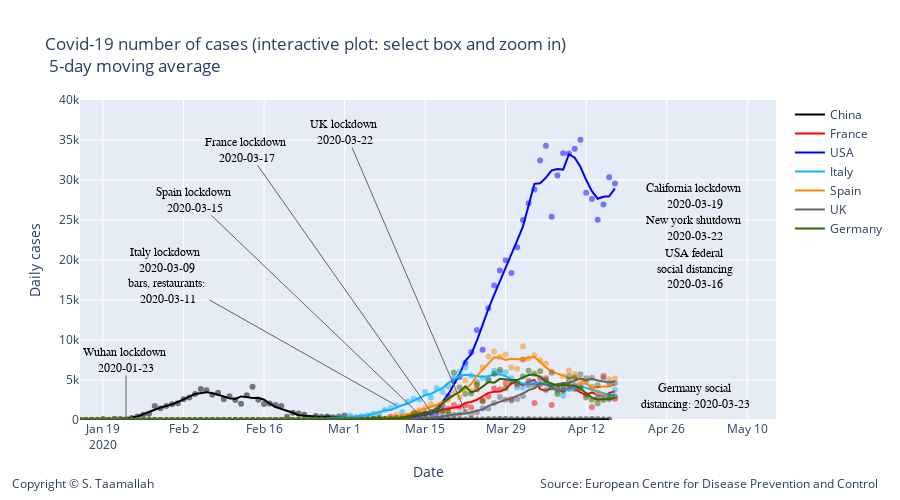

This figure's notebook cell:
### Code cell
degree = 1
#smooth_italy = smoothTriangle(df_italy['deaths'],degree)

smooth_china = smoothTriangle(df_china['cases'], degree)
smooth_france = smoothTriangle(df_france['cases'], degree)
smooth_italy = smoothTriangle(df_italy['cases'],degree)
smooth_usa = smoothTriangle(df_usa['cases'],degree)
smooth_uk = smoothTriangle(df_uk['cases'],degree)
smooth_germany = smoothTriangle(df_germany['cases'],degree)
smooth_spain = smoothTriangle(df_spain['cases'],degree)
smooth_korea = smoothTriangle(df_korea['cases'],degree)
smooth_netherlands = smoothTriangle(df_netherlands['cases'],degree)
smooth_belgium = smoothTriangle(df_belgium['cases'],degree)


smooth_china = smooth_3day(df_china['cases'])
smooth_france = smooth_3day(df_france['cases'])
smooth_italy = smooth_3day(df_italy['cases'])
smooth_usa = smooth_3day(df_usa['cases'])
smooth_uk = smooth_3day(df_uk['cases'])
smooth_germany = smooth_3day(df_germany['cases'])
smooth_spain = smooth_3day(df_spain['cases'])
smooth_korea = smooth_3day(df_korea['cases'])
smooth_netherlands = smooth_3day(df_netherlands['cases'])
smooth_belgium = smooth_3day(df_belgium['cases'])

smooth_china = smooth_5day(df_china['cases'])
smooth_france = smooth_5day(df_france['cases'])
smooth_italy = smooth_5day(df_italy['cases'])
smooth_usa = smooth_5day(df_usa['cases'])
smooth_uk = smooth_5day(df_uk['cases'])
smooth_germany = smooth_5day(df_germany['cases'])
smooth_spain = smooth_5day(df_spain['cases'])
smooth_korea = smooth_5day(df_korea['cases'])
smooth_netherlands = smooth_5day(df_netherlands['cases'])
smooth_belgium = smooth_5day(df_belgium['cases'])



# Add traces
trace1 = go.Scatter(
        x=df_china.index, 
        y=df_china['cases'],
        mode='markers',
        name='China daily cases',
        line_color='rgba(0, 0, 0, .5)',
        showlegend=False,
)

trace11 = go.Scatter(
        x=df_china.index, 
        y=smooth_china,
        mode='lines',
        name='China',
        line_color='rgba(0, 0, 0, 1)',
)


trace2 = go.Scatter(
        x=df_france.index, 
        y=df_france['cases'],
        mode='markers',
        name='France',
        line_color='rgba(256, 0, 0, .5)',
        showlegend=False,
)

trace22 = go.Scatter(
        x=df_france.index, 
        y=smooth_france,
        mode='lines',
        name='France',
        line_color='rgba(256, 0, 0, 1)',
)


trace3 = go.Scatter(
        x=df_usa.index, 
        y=df_usa['cases'],
        mode='markers',
        name='USA',
        line_color='rgba(0, 0, 255, .5)',
    showlegend=False,
)

trace33 = go.Scatter(
        x=df_usa.index, 
        y=smooth_usa,
        mode='lines',
        name='USA',
        line_color='rgba(0, 0, 255, 1)',
)
    
    
trace4 = go.Scatter(
        x=df_italy.index, 
        y=df_italy['cases'],
        mode='markers',
        name='Italy',
        line_color='rgba(14, 180, 252, .5)',
    showlegend=False,
)

trace44 = go.Scatter(
        x=df_italy.index, 
        y=smooth_italy,
        mode='lines',
        name='Italy',
        line_color='rgba(14, 180, 252, 1)',
)

trace5 = go.Scatter(
        x=df_spain.index, 
        y=df_spain['cases'],
        mode='markers',
        name='Spain',
        line_color='rgba(255, 137, 0, .5)',
    showlegend=False,
)

trace55 = go.Scatter(
        x=df_spain.index, 
        y=smooth_spain,
        mode='lines',
        name='Spain',
        line_color='rgba(255, 137, 0, 1)',
)


trace6 = go.Scatter(
        x=df_uk.index, 
        y=df_uk['cases'],
        mode='markers',
        name='UK',
        line_color='rgba(100, 100, 100, .5)',
    showlegend=False
)

trace66 = go.Scatter(
        x=df_uk.index, 
        y=smooth_uk,
        mode='lines',
        name='UK',
        line_color='rgba(100, 100, 100, 1)',
)

trace7 = go.Scatter(
        x=df_germany.index, 
        y=df_germany['cases'],
        mode='markers',
        name='Germany',
        line_color='rgba(51, 102, 0, .5)',
    showlegend=False,
)

trace77 = go.Scatter(
        x=df_germany.index, 
        y=smooth_germany,
        mode='lines',
        name='Germany',
        line_color='rgba(51, 102, 0, 1)',
)


data = [trace1,trace11, trace2, trace22, trace3, trace33, trace4, trace44, trace5, trace55, trace6, trace66, trace7, trace77]

layout = go.Layout(
    title="Covid-19 number of cases (interactive plot: select box and zoom in) <br> 5-day moving average",
    width=900,
    height=500,
    
    # Top left
    xaxis=dict(
        title='Date',
        range=['2020-01-15', '2020-05-15'],
    ),
    yaxis=dict(
        title='Daily cases',
        #type='log',
        range=[0,40000],
        anchor='x'
    ),
    
      annotations=[
        dict(
            x=1.15,
            y=-0.23,
            showarrow=False,
            text='Source: European Centre for Disease Prevention and Control',
            xref='paper',
            yref='paper'
        ),
        
        dict(
            x=-0.1,
            y=-0.23,
            showarrow=False,
            text='Copyright © S. Taamallah ',
            xref='paper',
            yref='paper'
        )
    ],
    
)



fig = go.Figure(data=data, layout=layout)



fig.add_annotation(
        x='2020-01-23',
        y=20,
        xref="x",
        yref="y",
        text="Wuhan lockdown <br> 2020-01-23 ",
        showarrow=True,
        font=dict(
            family="Courier New, monospace",
            size=12,
            color="black"
            ),
        align="center",
        arrowhead=0,
        arrowsize=1,
        arrowwidth=1,
        arrowcolor="#636363",
        ax=0,
        ay=-60,
        #bordercolor="#c7c7c7",
        #borderwidth=2,
        #borderpad=4,
        #bgcolor="#ff7f0e",
        #opacity=0.8
        )


fig.add_annotation(
        x='2020-03-10',
        y=1800,
        xref="x",
        yref="y",
        text="Italy lockdown <br> 2020-03-09 <br> bars, restaurants: <br> 2020-03-11",
        showarrow=True,
        font=dict(
            family="Courier New, monospace",
            size=12,
            color="black"
            ),
        align="center",
        arrowhead=0,
        arrowsize=1,
        arrowwidth=1,
        arrowcolor="#636363",
        ax=-230,
        ay=-130,
        #bordercolor="#c7c7c7",
        #borderwidth=2,
        #borderpad=4,
        #bgcolor="#ff7f0e",
        #opacity=0.8
        )


fig.add_annotation(
            x='2020-03-17',
            y=30,
            text="France lockdown <br> 2020-03-17 ",
            showarrow=True,
            font=dict(
            family="Courier New, monospace",
            size=12,
            color="black",
            ),
        align="center",
        arrowhead=0,
        arrowsize=1,
        arrowwidth=1,
        arrowcolor="#636363",
        ax=-190,
        ay=-270,
)


fig.add_annotation(
            x='2020-03-15',
            y=20,
            text="Spain lockdown <br> 2020-03-15 ",
            showarrow=True,
            font=dict(
            family="Courier New, monospace",
            size=12,
            color="black",
            ),
        align="center",
        arrowhead=0,
        arrowsize=1,
        arrowwidth=1,
        arrowcolor="#636363",
        ax=-230,
        ay=-220,
)


fig.add_annotation(
            x='2020-03-22',
            y=1000,
            text="UK lockdown <br> 2020-03-22 ",
            showarrow=True,
            font=dict(
            family="Courier New, monospace",
            size=12,
            color="black",
            ),
        align="center",
        arrowhead=0,
        arrowsize=1,
        arrowwidth=1,
        arrowcolor="#636363",
        ax=-120,
        ay=-280,
)

fig.add_annotation(
            x='2020-05-01',
            y=3000,
            text="Germany social <br> distancing: 2020-03-23 ",
            showarrow=False,
            font=dict(
            family="Courier New, monospace",
            size=12,
            color="black",
            ),
        align="center",
        arrowhead=0,
        arrowsize=1,
        arrowwidth=1,
        arrowcolor="#636363",
        ax=600,
        ay=-60,
)

fig.add_annotation(
            x='2020-05-01',
            y=19000,
            text="USA federal <br> social distancing <br> 2020-03-16 ",
            showarrow=False,
            font=dict(
            family="Courier New, monospace",
            size=12,
            color="black",
            ),
        align="center",
        arrowhead=0,
        arrowsize=1,
        arrowwidth=1,
        arrowcolor="#636363",
        ax=600,
        ay=-520,
)

fig.add_annotation(
            x='2020-05-01',
            y=24000,
            text="New york shutdown <br> 2020-03-22 ",
            showarrow=False,
            font=dict(
            family="Courier New, monospace",
            size=12,
            color="black",
            ),
        align="center",
        arrowhead=0,
        arrowsize=1,
        arrowwidth=1,
        arrowcolor="#636363",
        ax=600,
        ay=-420,
)



fig.add_annotation(
            x='2020-05-01',
            y=28000,
            text="California lockdown <br> 2020-03-19 ",
            showarrow=False,
            font=dict(
            family="Courier New, monospace",
            size=12,
            color="black",
            ),
        align="center",
        arrowhead=0,
        arrowsize=1,
        arrowwidth=1,
        arrowcolor="#636363",
        ax=600,
        ay=-320,
)

fig.show()
from plotly.offline import plot
plot(fig, filename="STaamallah_covid19_analysis_chart_3_20200417.html", auto_open = False)

#from IPython.display import HTML, display
#display(HTML('STaamallah_covid19_analysis_chart_3_20200403.html'), metadata=dict(isolated=True))
